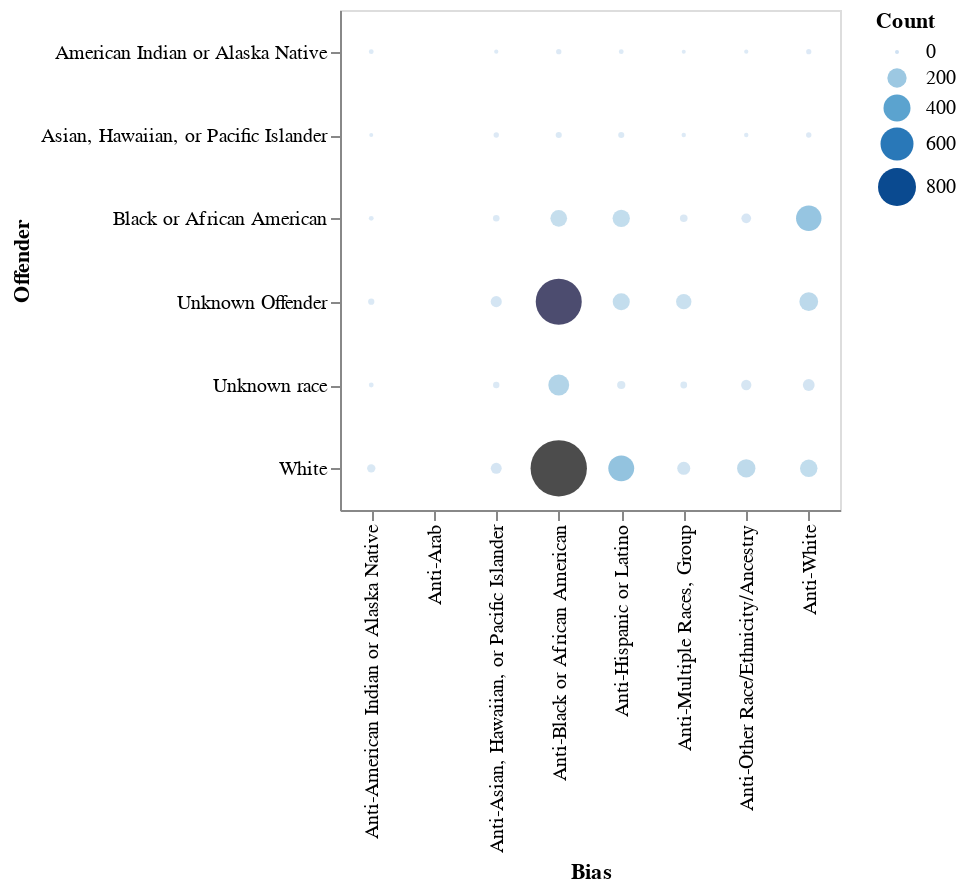

The notebook cell this image was saved under:
### Code cell
slider = alt.binding_range(min=2008, max=2018, step=1,name="Year")
select_year = alt.selection_single(name="year", fields=['year'],
                                   bind=slider, init={'year': 2008})

bubble = alt.Chart(data_all,width = 250, height = 250).mark_circle().encode(
    alt.X('bias:N',
          sort=['Anti-American Indian or Alaska Native','Anti-Arab','Anti-Asian, Hawaiian, or Pacific Islander','Anti-Black or African American','Anti-Hispanic or Latino','Anti-Multiple Races, Group','Anti-Other Race/Ethnicity/Ancestry','Anti-White'],axis=alt.Axis(title="Bias")), 
    alt.Y("offender:N", axis=alt.Axis(title="Offender")),
    alt.Size('count:Q',
             scale=alt.Scale(domain=[0,800]),legend=alt.Legend(title="Count"))
    ,
    alt.Color('count:Q',
             scale=alt.Scale(domain=[0,800])),
    alt.Tooltip(['offender:N','bias:N','count:Q'])
).add_selection(
    select_year
).transform_filter(
    select_year
)

bubble

#bubble.save("bubble.html")

### Figure 1 — Vega-Lite specification as saved in the notebook (floating-point values rounded to 4 significant figures; data arrays with more than 128 entries replaced by an {"elided": "..."} marker saying what was removed)
{"config": {"view": {"continuousWidth": 400, "continuousHeight": 300}}, "data": {"name": "data-a15cab3b4a921c5305af4ef9a72d9185"}, "mark": "circle", "encoding": {"color": {"type": "quantitative", "field": "count", "scale": {"domain": [0, 800]}}, "size": {"type": "quantitative", "field": "count", "legend": {"title": "Count"}, "scale": {"domain": [0, 800]}}, "tooltip": [{"type": "nominal", "field": "offender"}, {"type": "nominal", "field": "bias"}, {"type": "quantitative", "field": "count"}], "x": {"type": "nominal", "axis": {"title": "Bias"}, "field": "bias", "sort": ["Anti-American Indian or Alaska Native", "Anti-Arab", "Anti-Asian, Hawaiian, or Pacific Islander", "Anti-Black or African American", "Anti-Hispanic or Latino", "Anti-Multiple Races, Group", "Anti-Other Race/Ethnicity/Ancestry", "Anti-White"]}, "y": {"type": "nominal", "axis": {"title": "Offender"}, "field": "offender"}}, "height": 250, "selection": {"year": {"type": "single", "fields": ["year"], "bind": {"input": "range", "max": 2018, "min": 2008, "name": "Year", "step": 1}, "init": {"year": 2008}}}, "transform": [{"filter": {"selection": "year"}}], "width": 250, "$schema": "https://vega.github.io/schema/vega-lite/v4.0.0.json", "datasets": {"data-a15cab3b4a921c5305af4ef9a72d9185": {"elided": "528 records"}}}
